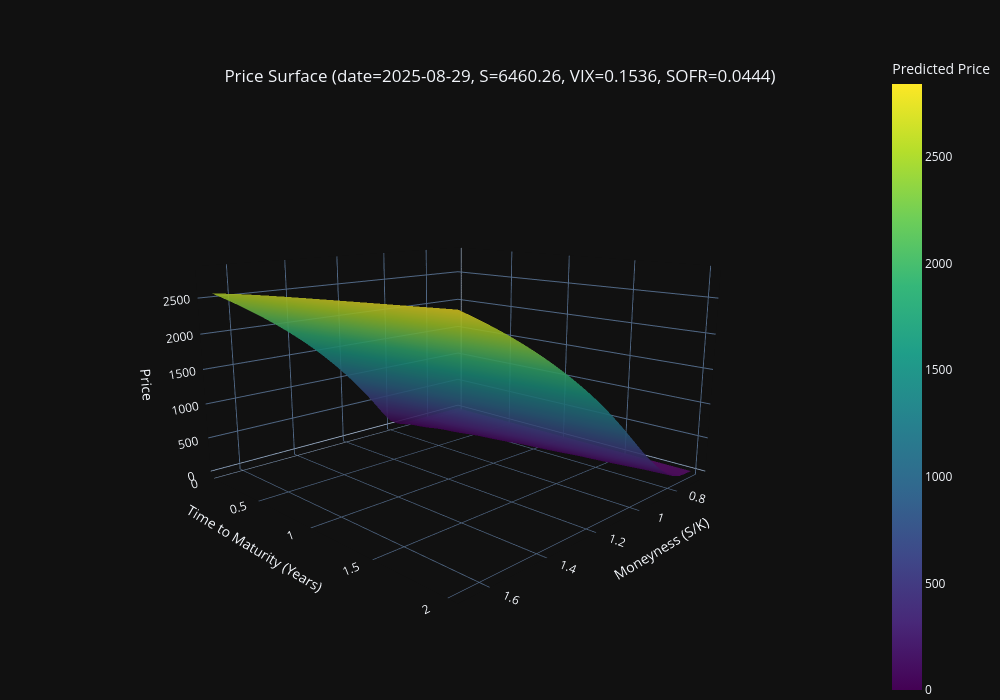
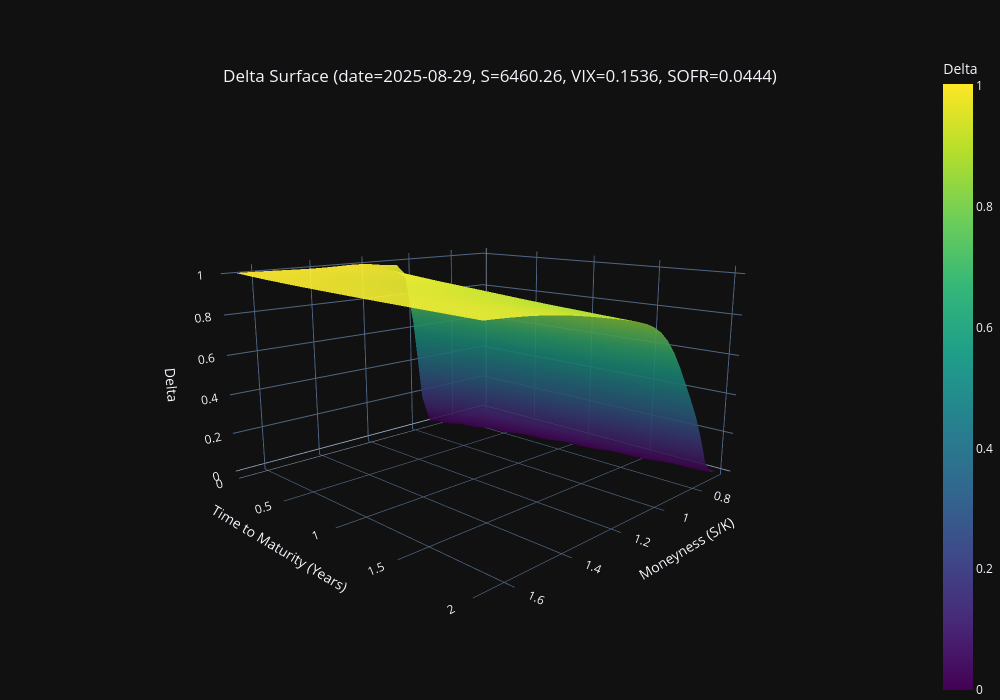
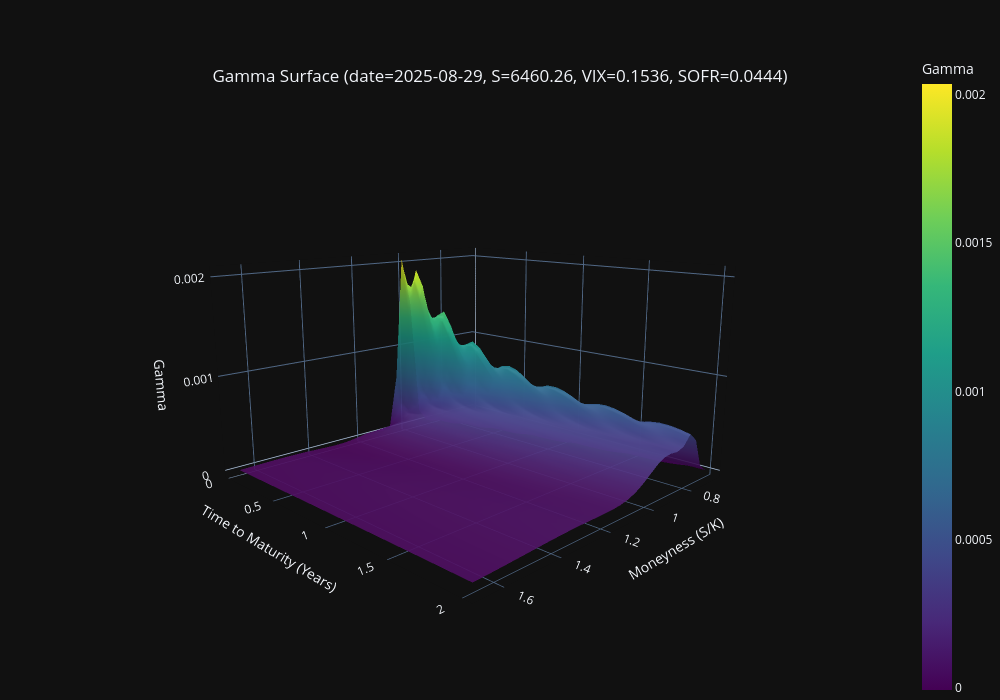
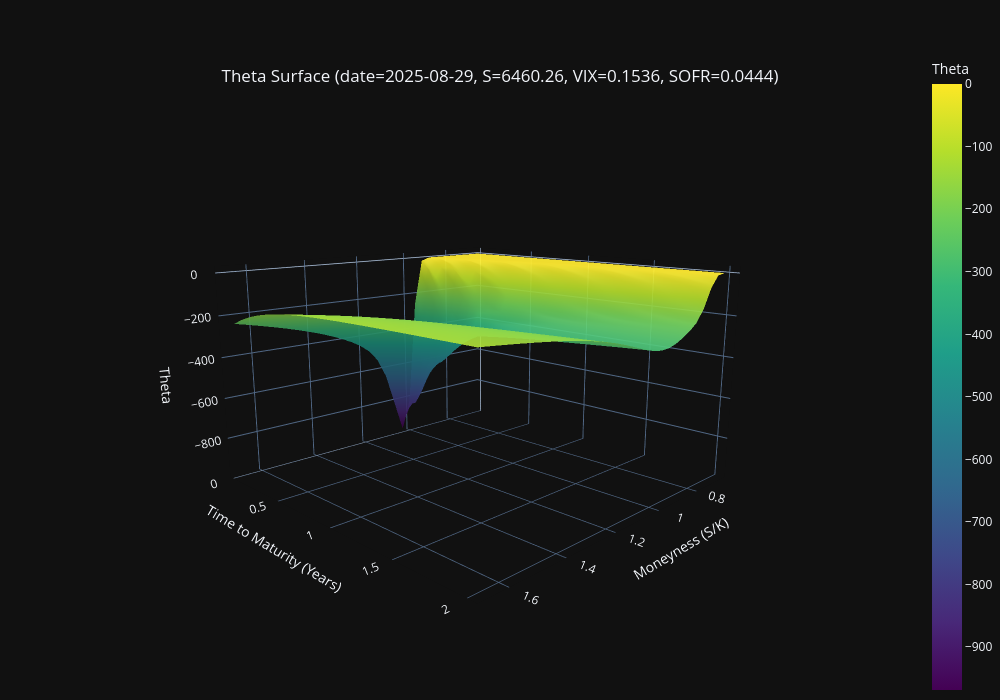

Notebook cell for these charts, in order:
### Code cell
print("Loading Data Module...")
data_module = OptionsDataModule(DATA_DIR, sofr_path=SOFR_PATH, batch_size=BATCH_SIZE)
data_module.setup("fit")

print(f"Loading Model from {CHECKPOINT_PATH}...")
model = OptionNetModule.load_from_checkpoint(CHECKPOINT_PATH)
model.eval()

device = choose_device()
model = model.to(device)

print("Loading raw data for selected date...")
raw_df = pd.concat(
    [pd.read_csv(path) for path in sorted(glob.glob(f"{DATA_DIR}/*.csv"))],
    ignore_index=True,
)
raw_df["date"] = pd.to_datetime(raw_df["date"])

if "cp_flag" in raw_df.columns:
    raw_df = raw_df[raw_df["cp_flag"] == CP_FLAG].copy()

sofr_df = pd.read_csv(SOFR_PATH)
sofr_df["date"] = pd.to_datetime(sofr_df["date"])
sofr_df["sofr"] = sofr_df["sofr"] / 100.0

raw_df = pd.merge(raw_df, sofr_df[["date", "sofr"]], on="date", how="left")
raw_df["sofr"] = raw_df["sofr"].fillna(RISK_FREE_RATE)
raw_df["T"] = raw_df["T"] / 365.0
raw_df["vix"] = raw_df["vix"] / 100.0

if raw_df.empty:
    raise ValueError(f"No rows found under {DATA_DIR}.")

target_date = pd.to_datetime(SELECTED_DATE) if SELECTED_DATE else raw_df["date"].max()
daily = raw_df[raw_df["date"] == target_date].copy()
if daily.empty:
    available = raw_df["date"].dt.date.drop_duplicates().sort_values().astype(str).tail(10).tolist()
    raise ValueError(
        f"No rows found for SELECTED_DATE={target_date.date()}. "
        f"Last available dates: {available}"
    )

S_fixed = float(daily["S"].median())
vix_fixed = float(daily["vix"].median())
sofr_fixed = float(daily["sofr"].median())

raw_feature_count = expected_raw_feature_count(model)
print(f"Model expects {raw_feature_count} raw features")

hv_cols = ["hv_10", "hv_14", "hv_30", "hv_60", "hv_91"]
h_vol_values = {}
if raw_feature_count in (9, 10):
    missing_hv = [col for col in hv_cols if col not in daily.columns]
    if missing_hv:
        raise ValueError(f"Missing HV columns required by model: {missing_hv}")
    h_vol_values = daily[hv_cols].median().astype(float).to_dict()
    if any(pd.isna(v) for v in h_vol_values.values()):
        raise ValueError(f"Historical vol is missing for date {target_date.date()} in columns {hv_cols}.")

if pd.isna(vix_fixed):
    raise ValueError(f"VIX is missing for date {target_date.date()}.")
if pd.isna(sofr_fixed):
    sofr_fixed = RISK_FREE_RATE

print(f"Using date={target_date.date()}, S={S_fixed:.2f}, VIX={vix_fixed:.4f}, SOFR={sofr_fixed:.4f}")
if h_vol_values:
    print("Historical vol snapshot:", h_vol_values)

# --- Generate Grid ---
print("Generating Grid...")
k_min = 0.6 * S_fixed
k_max = 1.5 * S_fixed
moneyness_min = S_fixed / k_max
moneyness_max = S_fixed / k_min
moneyness_values = np.linspace(moneyness_min, moneyness_max, 30)

T_years = np.linspace(10 / 365.0, 730 / 365.0, 30)

# Create meshgrid
moneyness_grid, T_grid = np.meshgrid(moneyness_values, T_years)
K_grid = S_fixed / moneyness_grid

# Flatten for model input
K_flat = K_grid.flatten()
T_flat = T_grid.flatten()

feature_blocks = [
    torch.full((len(K_flat), 1), S_fixed, dtype=torch.float32),
    torch.tensor(K_flat, dtype=torch.float32).reshape(-1, 1),
    torch.tensor(T_flat, dtype=torch.float32).reshape(-1, 1),
    torch.full((len(K_flat), 1), vix_fixed, dtype=torch.float32),
]

if raw_feature_count in (9, 10):
    hv_tensors = [
        torch.full((len(K_flat), 1), float(h_vol_values[col]), dtype=torch.float32)
        for col in hv_cols
    ]
    feature_blocks.extend(hv_tensors)

if raw_feature_count == 10:
    feature_blocks.append(torch.full((len(K_flat), 1), sofr_fixed, dtype=torch.float32))
elif raw_feature_count not in (4, 9):
    raise ValueError(f"Unsupported raw feature count {raw_feature_count}. Expected one of 4, 9, 10.")

x_input = torch.cat(feature_blocks, dim=1).to(device)

print("Predicting Prices...")
preds, greeks = model(x_input)

predicted_prices = (preds.detach().cpu().numpy().flatten() * K_flat)

delta_grid = greeks["delta"].detach().cpu().numpy().reshape(K_grid.shape)
gamma_grid = greeks["gamma"].detach().cpu().numpy().reshape(K_grid.shape)
theta_grid = greeks["theta"].detach().cpu().numpy().reshape(K_grid.shape)

price_grid = np.array(predicted_prices).reshape(K_grid.shape)


def plot_surface(z_grid, title, zaxis_title, colorbar_title):
    fig = go.Figure(data=[
        go.Surface(
            x=moneyness_grid,
            y=T_grid,
            z=z_grid,
            colorscale='Viridis',
            colorbar_title=colorbar_title,
            opacity=0.9,
            hovertemplate=(
                "Moneyness (S/K): %{x:.4f}<br>" +
                "Time (Years): %{y:.2f}<br>" +
                f"{zaxis_title}: %{{z:.6f}}<extra></extra>"
            )
        ),
    ])

    fig.update_layout(
        title={
            'text': title,
            'y': 0.9,
            'x': 0.5,
            'xanchor': 'center',
            'yanchor': 'top'
        },
        scene=dict(
            xaxis_title='Moneyness (S/K)',
            yaxis_title='Time to Maturity (Years)',
            zaxis_title=zaxis_title,
            aspectratio=dict(x=1, y=1, z=0.6),
            camera=dict(
                eye=dict(x=1.5, y=1.5, z=0.5)
            )
        ),
        width=1000,
        height=700,
        margin=dict(l=50, r=50, b=0, t=50)
    )
    fig.show()


meta = f"date={target_date.date()}, S={S_fixed:.2f}, VIX={vix_fixed:.4f}, SOFR={sofr_fixed:.4f}"

print("Plotting Surface...")
plot_surface(
    price_grid,
    f"Price Surface ({meta})",
    'Price',
    'Predicted Price'
)

print("Plotting Delta Surface...")
plot_surface(
    delta_grid,
    f"Delta Surface ({meta})",
    'Delta',
    'Delta'
)

print("Plotting Gamma Surface...")
plot_surface(
    gamma_grid,
    f"Gamma Surface ({meta})",
    'Gamma',
    'Gamma'
)

print("Plotting Theta Surface...")
plot_surface(
    theta_grid,
    f"Theta Surface ({meta})",
    'Theta',
    'Theta'
)

### Figure 1 — Plotly figure (JSON) as saved in the notebook; plotly's stock layout.template omitted (floating-point values rounded to 4 significant figures; data arrays with more than 128 entries replaced by an {"elided": "..."} marker saying what was removed)
{"data": [{"colorbar": {"title": {"text": "Predicted Price"}}, "colorscale": [[0.0, "#440154"], [0.1111, "#482878"], [0.2222, "#3e4989"], [0.3333, "#31688e"], [0.4444, "#26828e"], [0.5556, "#1f9e89"], [0.6667, "#35b779"], [0.7778, "#6ece58"], [0.8889, "#b5de2b"], [1.0, "#fde725"]], "hovertemplate": "Moneyness (S/K): %{x:.4f}<br>Time (Years): %{y:.2f}<br>Price: %{z:.6f}<extra></extra>", "opacity": 0.9, "x": {"elided": "30x30 float values"}, "y": {"elided": "30x30 float values"}, "z": {"elided": "30x30 float values"}, "type": "surface"}], "layout": {"title": {"text": "Price Surface (date=2025-08-29, S=6460.26, VIX=0.1536, SOFR=0.0444)", "y": 0.9, "x": 0.5, "xanchor": "center", "yanchor": "top"}, "scene": {"aspectratio": {"x": 1, "y": 1, "z": 0.6}, "camera": {"eye": {"x": 1.5, "y": 1.5, "z": 0.5}}, "xaxis": {"title": {"text": "Moneyness (S/K)"}}, "yaxis": {"title": {"text": "Time to Maturity (Years)"}}, "zaxis": {"title": {"text": "Price"}}}, "margin": {"l": 50, "r": 50, "b": 0, "t": 50}, "width": 1000, "height": 700}}

### Figure 2 — Plotly figure (JSON) as saved in the notebook; plotly's stock layout.template omitted (floating-point values rounded to 4 significant figures; data arrays with more than 128 entries replaced by an {"elided": "..."} marker saying what was removed)
{"data": [{"colorbar": {"title": {"text": "Delta"}}, "colorscale": [[0.0, "#440154"], [0.1111, "#482878"], [0.2222, "#3e4989"], [0.3333, "#31688e"], [0.4444, "#26828e"], [0.5556, "#1f9e89"], [0.6667, "#35b779"], [0.7778, "#6ece58"], [0.8889, "#b5de2b"], [1.0, "#fde725"]], "hovertemplate": "Moneyness (S/K): %{x:.4f}<br>Time (Years): %{y:.2f}<br>Delta: %{z:.6f}<extra></extra>", "opacity": 0.9, "x": {"elided": "30x30 float values"}, "y": {"elided": "30x30 float values"}, "z": {"elided": "30x30 float values"}, "type": "surface"}], "layout": {"title": {"text": "Delta Surface (date=2025-08-29, S=6460.26, VIX=0.1536, SOFR=0.0444)", "y": 0.9, "x": 0.5, "xanchor": "center", "yanchor": "top"}, "scene": {"aspectratio": {"x": 1, "y": 1, "z": 0.6}, "camera": {"eye": {"x": 1.5, "y": 1.5, "z": 0.5}}, "xaxis": {"title": {"text": "Moneyness (S/K)"}}, "yaxis": {"title": {"text": "Time to Maturity (Years)"}}, "zaxis": {"title": {"text": "Delta"}}}, "margin": {"l": 50, "r": 50, "b": 0, "t": 50}, "width": 1000, "height": 700}}

### Figure 3 — Plotly figure (JSON) as saved in the notebook; plotly's stock layout.template omitted (floating-point values rounded to 4 significant figures; data arrays with more than 128 entries replaced by an {"elided": "..."} marker saying what was removed)
{"data": [{"colorbar": {"title": {"text": "Gamma"}}, "colorscale": [[0.0, "#440154"], [0.1111, "#482878"], [0.2222, "#3e4989"], [0.3333, "#31688e"], [0.4444, "#26828e"], [0.5556, "#1f9e89"], [0.6667, "#35b779"], [0.7778, "#6ece58"], [0.8889, "#b5de2b"], [1.0, "#fde725"]], "hovertemplate": "Moneyness (S/K): %{x:.4f}<br>Time (Years): %{y:.2f}<br>Gamma: %{z:.6f}<extra></extra>", "opacity": 0.9, "x": {"elided": "30x30 float values"}, "y": {"elided": "30x30 float values"}, "z": {"elided": "30x30 float values"}, "type": "surface"}], "layout": {"title": {"text": "Gamma Surface (date=2025-08-29, S=6460.26, VIX=0.1536, SOFR=0.0444)", "y": 0.9, "x": 0.5, "xanchor": "center", "yanchor": "top"}, "scene": {"aspectratio": {"x": 1, "y": 1, "z": 0.6}, "camera": {"eye": {"x": 1.5, "y": 1.5, "z": 0.5}}, "xaxis": {"title": {"text": "Moneyness (S/K)"}}, "yaxis": {"title": {"text": "Time to Maturity (Years)"}}, "zaxis": {"title": {"text": "Gamma"}}}, "margin": {"l": 50, "r": 50, "b": 0, "t": 50}, "width": 1000, "height": 700}}

### Figure 4 — Plotly figure (JSON) as saved in the notebook; plotly's stock layout.template omitted (floating-point values rounded to 4 significant figures; data arrays with more than 128 entries replaced by an {"elided": "..."} marker saying what was removed)
{"data": [{"colorbar": {"title": {"text": "Theta"}}, "colorscale": [[0.0, "#440154"], [0.1111, "#482878"], [0.2222, "#3e4989"], [0.3333, "#31688e"], [0.4444, "#26828e"], [0.5556, "#1f9e89"], [0.6667, "#35b779"], [0.7778, "#6ece58"], [0.8889, "#b5de2b"], [1.0, "#fde725"]], "hovertemplate": "Moneyness (S/K): %{x:.4f}<br>Time (Years): %{y:.2f}<br>Theta: %{z:.6f}<extra></extra>", "opacity": 0.9, "x": {"elided": "30x30 float values"}, "y": {"elided": "30x30 float values"}, "z": {"elided": "30x30 float values"}, "type": "surface"}], "layout": {"title": {"text": "Theta Surface (date=2025-08-29, S=6460.26, VIX=0.1536, SOFR=0.0444)", "y": 0.9, "x": 0.5, "xanchor": "center", "yanchor": "top"}, "scene": {"aspectratio": {"x": 1, "y": 1, "z": 0.6}, "camera": {"eye": {"x": 1.5, "y": 1.5, "z": 0.5}}, "xaxis": {"title": {"text": "Moneyness (S/K)"}}, "yaxis": {"title": {"text": "Time to Maturity (Years)"}}, "zaxis": {"title": {"text": "Theta"}}}, "margin": {"l": 50, "r": 50, "b": 0, "t": 50}, "width": 1000, "height": 700}}
